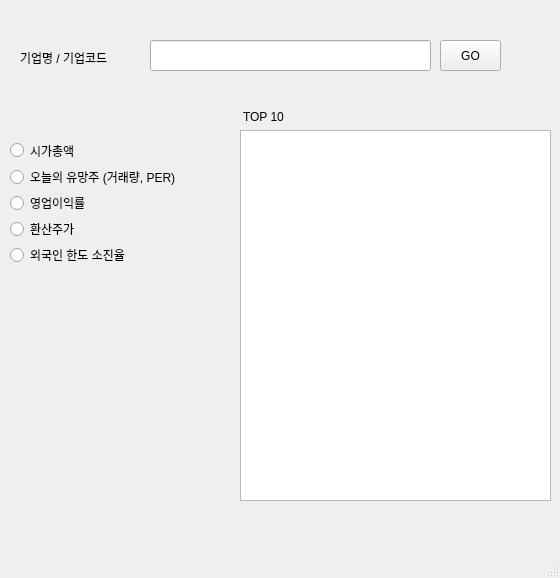
<?xml version="1.0" encoding="UTF-8"?>
<ui version="4.0">
 <class>MainWindow</class>
 <widget class="QMainWindow" name="MainWindow">
  <property name="geometry">
   <rect>
    <x>0</x>
    <y>0</y>
    <width>560</width>
    <height>578</height>
   </rect>
  </property>
  <property name="windowTitle">
   <string>MainWindow</string>
  </property>
  <widget class="QWidget" name="centralwidget">
   <widget class="QPushButton" name="pushButton">
    <property name="geometry">
     <rect>
      <x>440</x>
      <y>40</y>
      <width>61</width>
      <height>31</height>
     </rect>
    </property>
    <property name="text">
     <string>GO</string>
    </property>
   </widget>
   <widget class="QLabel" name="label">
    <property name="geometry">
     <rect>
      <x>20</x>
      <y>50</y>
      <width>121</width>
      <height>16</height>
     </rect>
    </property>
    <property name="text">
     <string>기업명 / 기업코드</string>
    </property>
   </widget>
   <widget class="QLabel" name="label_top10">
    <property name="geometry">
     <rect>
      <x>243</x>
      <y>106</y>
      <width>301</width>
      <height>21</height>
     </rect>
    </property>
    <property name="text">
     <string>TOP 10</string>
    </property>
   </widget>
   <widget class="QLineEdit" name="edit_keyword">
    <property name="geometry">
     <rect>
      <x>150</x>
      <y>40</y>
      <width>281</width>
      <height>31</height>
     </rect>
    </property>
   </widget>
   <widget class="QWidget" name="layoutWidget">
    <property name="geometry">
     <rect>
      <x>10</x>
      <y>140</y>
      <width>225</width>
      <height>125</height>
     </rect>
    </property>
    <layout class="QVBoxLayout" name="verticalLayout">
     <item>
      <widget class="QRadioButton" name="radioButton_1">
       <property name="text">
        <string>시가총액</string>
       </property>
       <attribute name="buttonGroup">
        <string notr="true">buttonGroup</string>
       </attribute>
      </widget>
     </item>
     <item>
      <widget class="QRadioButton" name="radioButton_2">
       <property name="text">
        <string>오늘의 유망주 (거래량, PER)</string>
       </property>
       <attribute name="buttonGroup">
        <string notr="true">buttonGroup</string>
       </attribute>
      </widget>
     </item>
     <item>
      <widget class="QRadioButton" name="radioButton_3">
       <property name="text">
        <string>영업이익률</string>
       </property>
       <attribute name="buttonGroup">
        <string notr="true">buttonGroup</string>
       </attribute>
      </widget>
     </item>
     <item>
      <widget class="QRadioButton" name="radioButton_4">
       <property name="text">
        <string>환산주가</string>
       </property>
       <attribute name="buttonGroup">
        <string notr="true">buttonGroup</string>
       </attribute>
      </widget>
     </item>
     <item>
      <widget class="QRadioButton" name="radioButton_5">
       <property name="text">
        <string>외국인 한도 소진율</string>
       </property>
       <attribute name="buttonGroup">
        <string notr="true">buttonGroup</string>
       </attribute>
      </widget>
     </item>
    </layout>
   </widget>
   <widget class="QTableWidget" name="table_top10">
    <property name="geometry">
     <rect>
      <x>240</x>
      <y>130</y>
      <width>311</width>
      <height>371</height>
     </rect>
    </property>
   </widget>
  </widget>
  <widget class="QStatusBar" name="statusbar"/>
 </widget>
 <resources/>
 <connections>
  <connection>
   <sender>pushButton</sender>
   <signal>clicked()</signal>
   <receiver>MainWindow</receiver>
   <slot>go_clicked()</slot>
   <hints>
    <hint type="sourcelabel">
     <x>412</x>
     <y>77</y>
    </hint>
    <hint type="destinationlabel">
     <x>417</x>
     <y>128</y>
    </hint>
   </hints>
  </connection>
  <connection>
   <sender>radioButton_2</sender>
   <signal>clicked()</signal>
   <receiver>MainWindow</receiver>
   <slot>radio_clicked()</slot>
   <hints>
    <hint type="sourcelabel">
     <x>237</x>
     <y>249</y>
    </hint>
    <hint type="destinationlabel">
     <x>260</x>
     <y>249</y>
    </hint>
   </hints>
  </connection>
  <connection>
   <sender>radioButton_3</sender>
   <signal>clicked()</signal>
   <receiver>MainWindow</receiver>
   <slot>radio_clicked()</slot>
   <hints>
    <hint type="sourcelabel">
     <x>233</x>
     <y>277</y>
    </hint>
    <hint type="destinationlabel">
     <x>261</x>
     <y>277</y>
    </hint>
   </hints>
  </connection>
  <connection>
   <sender>radioButton_4</sender>
   <signal>clicked()</signal>
   <receiver>MainWindow</receiver>
   <slot>radio_clicked()</slot>
   <hints>
    <hint type="sourcelabel">
     <x>229</x>
     <y>298</y>
    </hint>
    <hint type="destinationlabel">
     <x>258</x>
     <y>304</y>
    </hint>
   </hints>
  </connection>
  <connection>
   <sender>radioButton_5</sender>
   <signal>clicked()</signal>
   <receiver>MainWindow</receiver>
   <slot>radio_clicked()</slot>
   <hints>
    <hint type="sourcelabel">
     <x>112</x>
     <y>323</y>
    </hint>
    <hint type="destinationlabel">
     <x>257</x>
     <y>327</y>
    </hint>
   </hints>
  </connection>
  <connection>
   <sender>radioButton_1</sender>
   <signal>clicked()</signal>
   <receiver>MainWindow</receiver>
   <slot>radio_clicked()</slot>
   <hints>
    <hint type="sourcelabel">
     <x>227</x>
     <y>217</y>
    </hint>
    <hint type="destinationlabel">
     <x>259</x>
     <y>222</y>
    </hint>
   </hints>
  </connection>
 </connections>
 <slots>
  <slot>go_clicked()</slot>
  <slot>radio_clicked()</slot>
 </slots>
 <buttongroups>
  <buttongroup name="buttonGroup"/>
 </buttongroups>
</ui>
